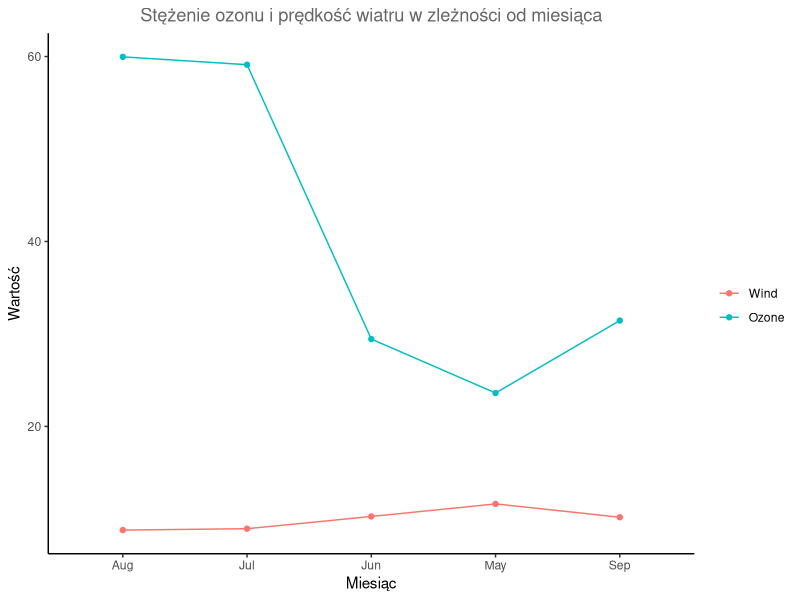

This chart was generated by the following R code: (Note: this script raises an error after producing the figure.)
## ---- chunk 1
knitr::opts_chunk$set(echo = TRUE, warning = FALSE, error = FALSE, message = FALSE)
## ---- chunk 2
library(dplyr)
library(ggplot2)
library(ggrepel)

my_data <- airquality %>% 
  group_by(Month) %>% 
  summarize(Ozone = mean(Ozone, na.rm = TRUE),
            Wind = mean(Wind, na.rm = TRUE)) %>% 
  mutate(Month = month.abb[Month])

my_plot <- ggplot(my_data) + 
  geom_line(aes(x=Month, y=Ozone, group=1, color="red")) +
  geom_line(aes(x=Month, y=Wind, group=2, color="blue")) +
  geom_point(aes(x=Month, y=Ozone, group=1, color="red")) +
  geom_point(aes(x=Month, y=Wind, group=2, color="blue"))  + 
  scale_color_discrete(name = "", 
                        labels=c("Wind", "Ozone")) +
  labs(x = NULL, y = NULL, fill = NULL, title = "Stężenie ozonu i prędkość wiatru w zleżności od miesiąca") + 
  theme_classic() + 
  xlab("Miesiąc") +
  ylab("Wartość") + 
  theme(plot.title = element_text(hjust = 0.5, color = "#666666"))

cairo_ps("wykres.eps", height = 7.5, width = 8)
my_plot
dev.off()
## ---- chunk 3
knitr::include_graphics("wykres_modified.png")
